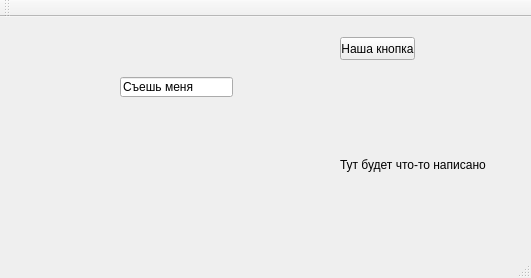
<?xml version="1.0" encoding="UTF-8"?>
<ui version="4.0">
 <class>MainWindow</class>
 <widget class="QMainWindow" name="MainWindow">
  <property name="geometry">
   <rect>
    <x>0</x>
    <y>0</y>
    <width>531</width>
    <height>278</height>
   </rect>
  </property>
  <property name="windowTitle">
   <string>Классный проект</string>
  </property>
  <widget class="QWidget" name="centralWidget">
   <widget class="QPushButton" name="btnRun">
    <property name="geometry">
     <rect>
      <x>340</x>
      <y>20</y>
      <width>75</width>
      <height>23</height>
     </rect>
    </property>
    <property name="text">
     <string>Наша кнопка</string>
    </property>
   </widget>
   <widget class="QLabel" name="lblOut">
    <property name="geometry">
     <rect>
      <x>340</x>
      <y>140</y>
      <width>151</width>
      <height>16</height>
     </rect>
    </property>
    <property name="text">
     <string>Тут будет что-то написано</string>
    </property>
   </widget>
   <widget class="QLineEdit" name="edtInput">
    <property name="geometry">
     <rect>
      <x>120</x>
      <y>60</y>
      <width>113</width>
      <height>20</height>
     </rect>
    </property>
    <property name="text">
     <string>Съешь меня</string>
    </property>
   </widget>
  </widget>
  <widget class="QMenuBar" name="menuBar">
   <property name="geometry">
    <rect>
     <x>0</x>
     <y>0</y>
     <width>531</width>
     <height>21</height>
    </rect>
   </property>
  </widget>
  <widget class="QToolBar" name="mainToolBar">
   <attribute name="toolBarArea">
    <enum>TopToolBarArea</enum>
   </attribute>
   <attribute name="toolBarBreak">
    <bool>false</bool>
   </attribute>
  </widget>
  <widget class="QStatusBar" name="statusBar"/>
 </widget>
 <layoutdefault spacing="6" margin="11"/>
 <resources/>
 <connections/>
</ui>
